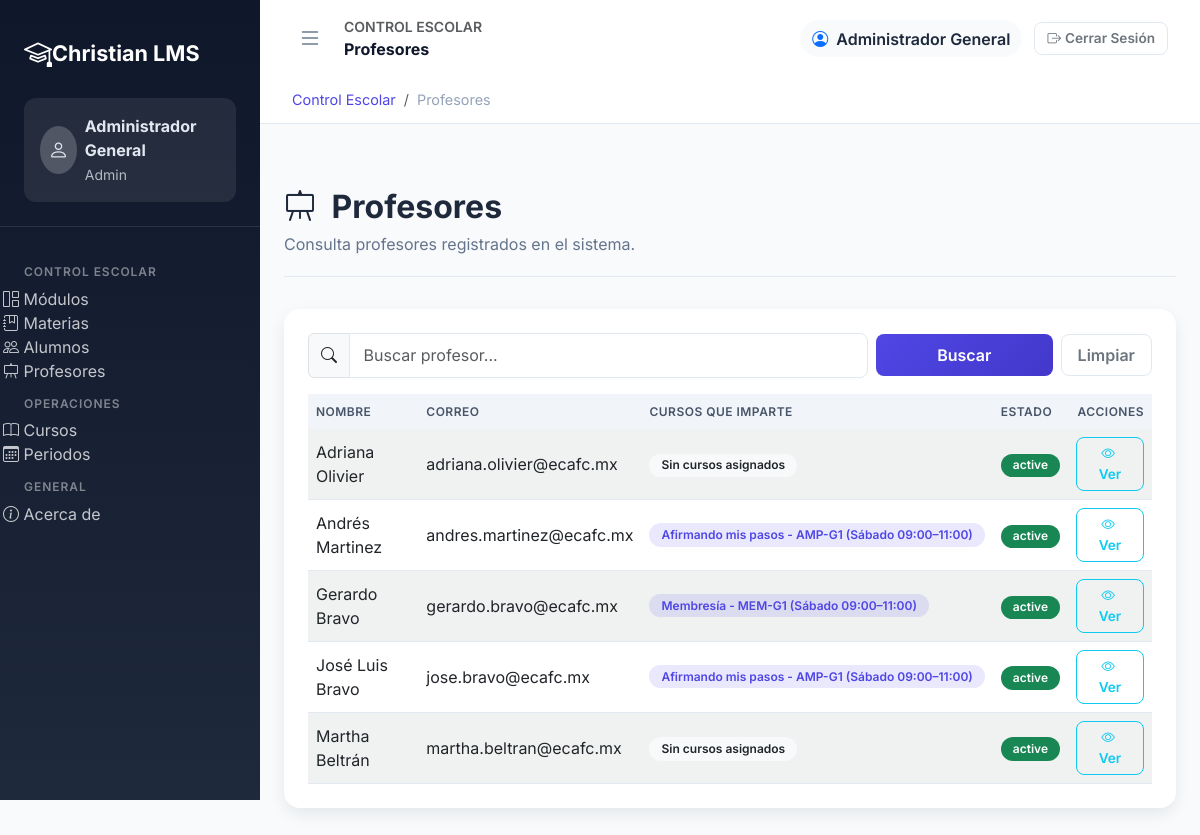
The app's page /teachers (signed in) with its own data.
### tables this page shows
CREATE TABLE `users` (
  `id` int(10) UNSIGNED NOT NULL,
  `name` varchar(120) NOT NULL,
  `email` varchar(190) NOT NULL,
  `password_hash` varchar(255) DEFAULT NULL,
  `google_id` varchar(64) DEFAULT NULL,
  `role` enum('admin','teacher','student','control_escolar') NOT NULL DEFAULT 'student',
  `status` enum('active','inactive','blocked') NOT NULL DEFAULT 'active',
  `created_at` timestamp NOT NULL DEFAULT CURRENT_TIMESTAMP,
  `updated_at` timestamp NOT NULL DEFAULT CURRENT_TIMESTAMP ON UPDATE CURRENT_TIMESTAMP
);

### src/UI/Views/users/teachers.php (the view, shortened to what this page needs)
<?php
$basePath = rtrim($basePath ?? '', '/');
?>
<div class="container-xxl app-content">
    <div class="page-header">
        <div>
            <h1 class="page-title"><i class="bi bi-easel me-2"></i> Profesores</h1>
            <p class="page-subtitle">Consulta profesores registrados en el sistema.</p>
        </div>
    </div>
    <div class="card">
        <div class="card-body">
            <form method="GET" action="<?= htmlspecialchars($basePath . '/teachers') ?>" class="row g-2 align-items-center mb-3">
                <div class="col-12 col-md-8">
                    <div class="input-group">
                        <span class="input-group-text"><i class="bi bi-search"></i></span>
                        <input type="text" name="teacher_search" class="form-control" placeholder="Buscar profesor..." value="<?= htmlspecialchars($teacherSearch ?? '') ?>">
                    </div>
                </div>
                <div class="col-12 col-md-4 d-flex gap-2">
                    <button type="submit" class="btn btn-primary w-100">Buscar</button>
                    <a href="<?= htmlspecialchars($basePath . '/teachers') ?>" class="btn btn-outline-secondary">Limpiar</a>
                </div>
            </form>
            <?php if (empty($teachers)): ?>
                <p class="text-muted">No hay profesores registrados.</p>
            <?php else: ?>
                <div class="table-responsive">
                    <table class="table table-striped align-middle sortable-table">
                        <thead>
                            <tr>
                                <th data-sortable="true">Nombre <span class="sort-indicator"></span></th>
                                <th data-sortable="true">Correo <span class="sort-indicator"></span></th>
                                <th data-sortable="false">Cursos que imparte</th>
                                <th data-sortable="true">Estado <span class="sort-indicator"></span></th>
                                <th class="text-end">Acciones</th>
                            </tr>
                        </thead>
                        <tbody>
                            <?php foreach ($teachers as $teacher): ?>
                                <?php $coursesList = array_filter(explode('||', $teacher['course_names'] ?? '')); ?>
                                <tr>
                                    <td><?= htmlspecialchars($teacher['name']) ?></td>
                                    <td><?= htmlspecialchars($teacher['email']) ?></td>
                                    <td>
                                        <?php if (empty($coursesList)): ?>
                                            <span class="badge bg-light text-dark">Sin cursos asignados</span>
                                        <?php else: ?>
                                            <div class="table-badges">
                                                <?php foreach ($coursesList as $courseLabel): ?>
                                                    <span class="badge badge-soft-primary"><?= htmlspecialchars($courseLabel) ?></span>
                                                <?php endforeach; ?>
                                            </div>
                                        <?php endif; ?>
                                    </td>
                                    <td>
                                        <span class="badge <?= $teacher['status'] === 'active' ? 'bg-success' : 'bg-secondary' ?>">
                                            <?= htmlspecialchars($teacher['status']) ?>
                                        </span>
                                    </td>
                                    <td class="text-end">
                                        <button type="button" class="btn btn-sm btn-outline-info" data-bs-toggle="modal" data-bs-target="#teacherModal<?= (int) $teacher['id'] ?>">
                                            <i class="bi bi-eye me-1"></i> Ver
                                        </button>
                                    </td>
                                </tr>
                            <?php endforeach; ?>
                        </tbody>
                    </table>
                </div>
            <?php endif; ?>
        </div>
    </div>
</div>

### public/assets/css/ui-premium.css (style rules this page uses)
:root { --primary-color: #4f46e5; --primary-dark: #4338ca; --secondary-color: #0f172a; --success-color: #16a34a; --warning-color: #f59e0b; --danger-color: #ef4444; --info-color: #0ea5e9; --muted-color: #64748b; --border-color: #e2e8f0; --surface-color: #ffffff; --surface-alt: #f8fafc; --radius-lg: 16px; --radius-md: 12px; --radius-sm: 8px; --shadow-sm: 0 6px 16px rgba(15, 23, 42, 0.08); --shadow-md: 0 10px 30px rgba(15, 23, 42, 0.12); }
* { box-sizing: border-box; }
body { font-family: 'Inter', 'Segoe UI', sans-serif; background-color: var(--surface-alt); color: #0f172a; }
.app-body { min-height: 100vh; }
.app-content { max-width: 1400px; margin: 0 auto; padding: 2rem 1.5rem 3rem; }
.page-header { display: flex; align-items: flex-start; justify-content: space-between; gap: 1.5rem; margin-bottom: 2rem; padding-bottom: 1.25rem; border-bottom: 1px solid var(--border-color); }
.page-header .page-title { font-size: 2rem; font-weight: 700; margin-bottom: 0.35rem; }
.page-header .page-subtitle { color: var(--muted-color); margin-bottom: 0; }
.card { border: none; border-radius: var(--radius-lg); box-shadow: var(--shadow-sm); }
.card-body { padding: 1.5rem; }
.table { margin-bottom: 0; border-color: var(--border-color); }
.table thead th { background-color: #f1f5f9; border: none; font-weight: 600; color: #475569; text-transform: uppercase; font-size: 0.75rem; letter-spacing: 0.04em; }
.table tbody tr { transition: background-color 0.2s ease; }
.table-striped > tbody > tr:nth-of-type(odd) > * { background-color: #fdfefe; }
.badge { border-radius: 999px; font-weight: 600; padding: 0.35rem 0.75rem; }
.badge-soft-primary { background: rgba(79, 70, 229, 0.12); color: var(--primary-color); }
.btn { border-radius: var(--radius-sm); font-weight: 600; padding: 0.5rem 1rem; }
.btn-primary { background: linear-gradient(135deg, var(--primary-color), var(--primary-dark)); border: none; }
.btn-outline-secondary { border-color: var(--border-color); }
.btn-sm { padding: 0.35rem 0.75rem; font-size: 0.85rem; }
.form-control, .form-select { border-radius: var(--radius-sm); border: 1.5px solid var(--border-color); padding: 0.6rem 0.85rem; }
.page-title { font-size: 2rem; font-weight: 700; color: #1e293b; }
.page-subtitle { color: var(--muted-color); font-size: 1rem; }
.table-badges { display: flex; flex-wrap: wrap; gap: 0.35rem; }

### records on screen
users: name "Adriana Olivier", email "adriana.olivier@ecafc.mx", shows "Sin cursos asignados", status "active"
users: name "Andrés Martinez", email "andres.martinez@ecafc.mx", courseLabel "Afirmando mis pasos - AMP-G1 (Sábado 09:00–11:00)", status "active"
users: name "Gerardo Bravo", email "gerardo.bravo@ecafc.mx", courseLabel "Membresía - MEM-G1 (Sábado 09:00–11:00)", status "active"
users: name "José Luis Bravo", email "jose.bravo@ecafc.mx", courseLabel "Afirmando mis pasos - AMP-G1 (Sábado 09:00–11:00)", status "active"
users: name "Martha Beltrán", email "martha.beltran@ecafc.mx", shows "Sin cursos asignados", status "active"

### other values on screen
$displayName "Administrador General"
ucfirst($userRole) ?: 'Usuario' "Admin"
$displayTitle "Profesores"
$label "Control Escolar"
$label "Profesores"
